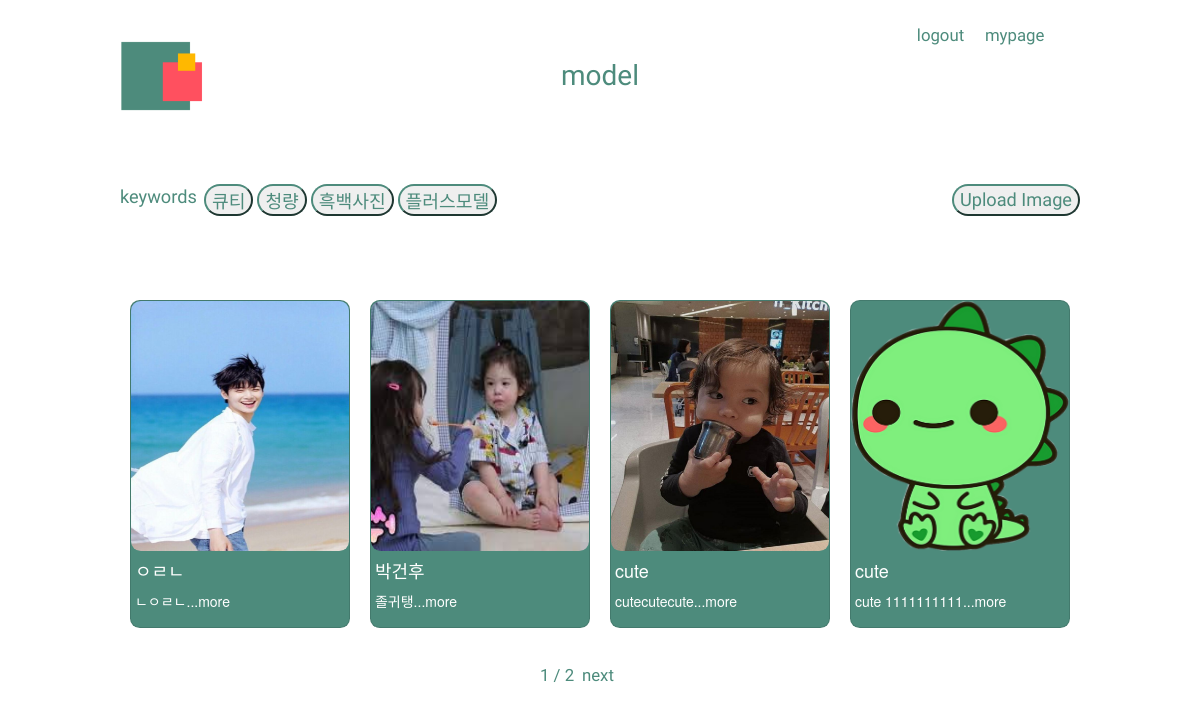
Page /posts/model/ on the committed database.
### posts/models.py (models this page shows, shortened)
class Models(models.Model):
    title = models.CharField(max_length=20)
    text = models.TextField(default='', null=True, blank=True)
    image1 = models.ImageField(upload_to = 'images/')
    image2 = models.ImageField(upload_to = 'images/', default='', null=True, blank=True)
    image3 = models.ImageField(upload_to = 'images/', default='', null=True, blank=True)
    image4 = models.ImageField(upload_to = 'images/', default='', null=True, blank=True)
    image5 = models.ImageField(upload_to = 'images/', default='', null=True, blank=True)
    thumbnail = ImageSpecField(source='image1', processors=[ResizeToFill(120,80)], format='JPEG')
    GENDER_CHOICES = (
        ('여성', '여성'),
        ('남성', '남성'),
    )
    gender = models.CharField(max_length=2, choices=GENDER_CHOICES, null=True)
    CATEGORY_CHOICES = (
        ('큐티', '큐티'),
        ('청량', '청량'),
        ('흑백사진', '흑백사진'),
        ('플러스모델', '플러스모델'),
    )
    category = models.CharField(max_length=5, choices=CATEGORY_CHOICES, null=True)

### posts/views.py (the view)
# urls.py: path('model/', views.ModelsPageView.as_view(), name='model'),
class ModelsPageView(ListView):
    model = Models
    template_name = 'model/model.html'
    paginate_by = 4
    queryset = Models.objects.all()
    def get_queryset(self, *args, **kwargs) :
        if self.kwargs :
            return Models.objects.filter(category=self.kwargs['category']).order_by('-id')
        else :
            query = Models.objects.all().order_by('-id')
            return query

### posts/templates/model/model.html (shortened to what this page needs)
{% extends 'model/model_base.html' %}
{% block content %}
    <div class="array">
    {% for post in object_list %}
        <div class="card">
            <div class="box-1">
                <img src="{{ post.thumbnail.url }}" width="200" height="250" alt = "{{ post.title }}">
            </div>
            <div class="box-2">
                <h4> {{ post.title }}</h4>
                <a href="{% url 'model_detail' post.id %}"><p>{{ post.text|slice:":15" }}...more</p></a>
            </div>
        </div>
    {% endfor %}
</div>
<div class="paginator">
          {% if is_paginated %}
                    <a href="#">{{ page_obj.number }} / {{ page_obj.paginator.num_pages }} </a>
                    {% if page_obj.has_next %}
                        <a href="{{ request.path }}?page={{ page_obj.next_page_number }}">next</a>
                    {% endif %}
                {% endif %}
        </div>
{% endblock content %}

### posts/templates/model/model_base.html (shortened to what this page needs)
<head>
    {% load  staticfiles %}
    <link rel="stylesheet" href="{% static 'css/style.css' %}">
    <link rel="stylesheet" href="https://stackpath.bootstrapcdn.com/bootstrap/4.3.1/css/bootstrap.min.css">
    <link rel="stylesheet" href="https://maxcdn.bootstrapcdn.com/bootstrap/3.3.2/css/bootstrap.min.css">
</head>
<body>
<a href="#">
    <img class="logo" src="../.././static/image/lago.png" alt="">
</a>
            <div class="title">
                <p>model</p>
            </div>
            <div class="category">
                <a href="">logout</a>
                <a href="">mypage</a>
            </div>
            <div class="keywords">
                <p>keywords</p>
            </div>
   <div class="row-key">
           <a href="{% url 'filter_cute' %}"><button class="sixth"> 큐티 </button></a>
    <a href="{% url 'filter_cool' %}"><button class="sixth"> 청량 </button></a>
    <a href="{% url 'filter_bnw' %}"><button class="sixth"> 흑백사진 </button></a>
    <a href="{% url 'filter_plus' %}"><button class="sixth"> 플러스모델 </button></a>
   </div>
        <div class="uploadpost">
        <a href="{% url 'model_post' %}"><button class="sixth">Upload Image</button></a>
        </div>
{% block content %}
{% endblock %}
</body>

### posts/static/css/style.css (style rules this page uses)
body { margin: 0; padding: 0; }
.logo { z-index: 11; position: fixed; top: 5%; left: 10%; width: 7%; }
.title { z-index: 1; position: absolute; display: inline; top: 7%; left: 0; width: 100%; height: 1%; }
.title > p { position: relative; text-align: center; font-family: 'Lacquer', sans-serif; color: rgb(77,139,124); font-size: 2em; margin-top: 0; padding-top: 0; }
.category { z-index: 2; top: 3%; left: 75%; position: absolute; display: inline; }
.category > a { font-family: 'Lacquer', sans-serif; color: rgb(77,139,124); font-size: 1.2em; text-decoration: none; margin-left: 1em; }
.keywords { z-index: 2; position: fixed; top: 23%; left:10%; font-family: 'Lacquer', sans-serif; color: rgb(77,139,124); font-size: 1.3em; }
.row-key { position: fixed; top: 23%; left: 17%; }
.uploadpost { position: fixed; top: 23%; right: 10%; font-family: 'Lacquer', sans-serif; }
.sixth { border-radius: 3em; border-color: rgb(77,139,124); color: rgb(77,139,124); font-size: 1.3em; }
.array { position: fixed; top: 33%; left: 10%; width: 80%; height: 50%; background-color: white; display: flex; flex-direction: row; }
.card { position: relative; top: 0; left: 0; right: 0; bottom: 0; margin: auto; display: block; width: 23%; height: 82%; }
.array > .card { background-color: rgb(77,139,124); border-radius: 0.7em; }
.box-1 > img { position: relative; top: 0; left: 0; width:100%; padding: 0; border-radius: 0.7em; }
.box-2 { position: relative; top: 0; left: 0; background-color: rgb(77,139,124); width:98%; height: 20%; margin-left: 2%; margin-right: 2%; padding: 0; }
.box-2 > h4 { color: white; }
.box-2 > a > p { color: white; }
.paginator { position: absolute; top: 83%; left: 45%; width: 10%; }
.paginator > a { font-family: 'Lacquer', sans-serif; color: rgb(77,139,124); font-size: 1.2em; text-decoration: none; margin-right: 3%; }

### rows in the picture
Models: thumbnail (picture), title "ㅇㄹㄴ", text "ㄴㅇㄹㄴ"
Models: thumbnail (picture), title "박건후", text "졸귀탱"
Models: thumbnail (picture), title "cute", text "cutecutecute"
Models: thumbnail (picture), title "cute", text "cute 1111111111"

### other values in the picture
{{ page_obj.number }} "1"
{{ page_obj.paginator.num_pages }} "2"
